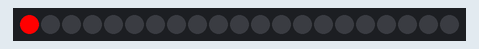
The sketch below on a simulated Arduino Uno, built with avr-gcc and run on an emulated ATmega328P. Parts: 21 RGB LEDs in strip order, left to right.

Above: at 0.16 s.
At 1.13 s:
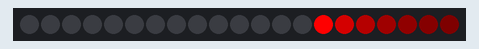
At 1.78 s:
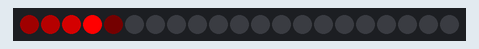
At 2.43 s:
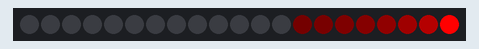
At 3.73 s:
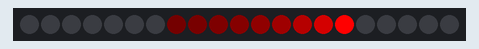
At 5.03 s:
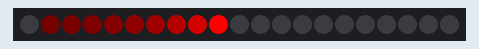

The sketch:

cylon.ino
```cpp
#include "FastLED.h"

// How many leds in your strip?
#define NUM_LEDS 21

// For led chips like Neopixels, which have a data line, ground, and power, you just
// need to define DATA_PIN.  For led chipsets that are SPI based (four wires - data, clock,
// ground, and power), like the LPD8806, define both DATA_PIN and CLOCK_PIN
#define DATA_PIN 1
#define CLOCK_PIN 13

// Define the array of leds
CRGB leds[NUM_LEDS];

void setup() {
  LEDS.addLeds<WS2812,DATA_PIN,GRB>(leds,NUM_LEDS);
  LEDS.setBrightness(255);
}

void fadeall() { for(int i = 0; i < NUM_LEDS; i++) { leds[i].nscale8(128); } }

void loop() {
  static uint8_t hue = 0;

  // First slide the led in one direction
  for(int i = 0; i < NUM_LEDS; i++) {
    // Set the i'th led to red
    leds[i] = CRGB::Red;
    // Show the leds
    FastLED.show();
    // now that we've shown the leds, reset the i'th led to black
    // leds[i] = CRGB::Black;
    fadeall();
    // Wait a little bit before we loop around and do it again
    delay(35);
  }


  // Now go in the other direction.
  for(int i = (NUM_LEDS)-1; i >= 0; i--) {
    // Set the i'th led to red
    leds[i] = CRGB::Red;
    // Show the leds
    FastLED.show();
    // now that we've shown the leds, reset the i'th led to black
    // leds[i] = CRGB::Black;
    fadeall();
    // Wait a little bit before we loop around and do it again
    delay(35);
  }
}
```

Measured:
- by itself, everything shown: repeats every 4.5 s, in 14 steps
